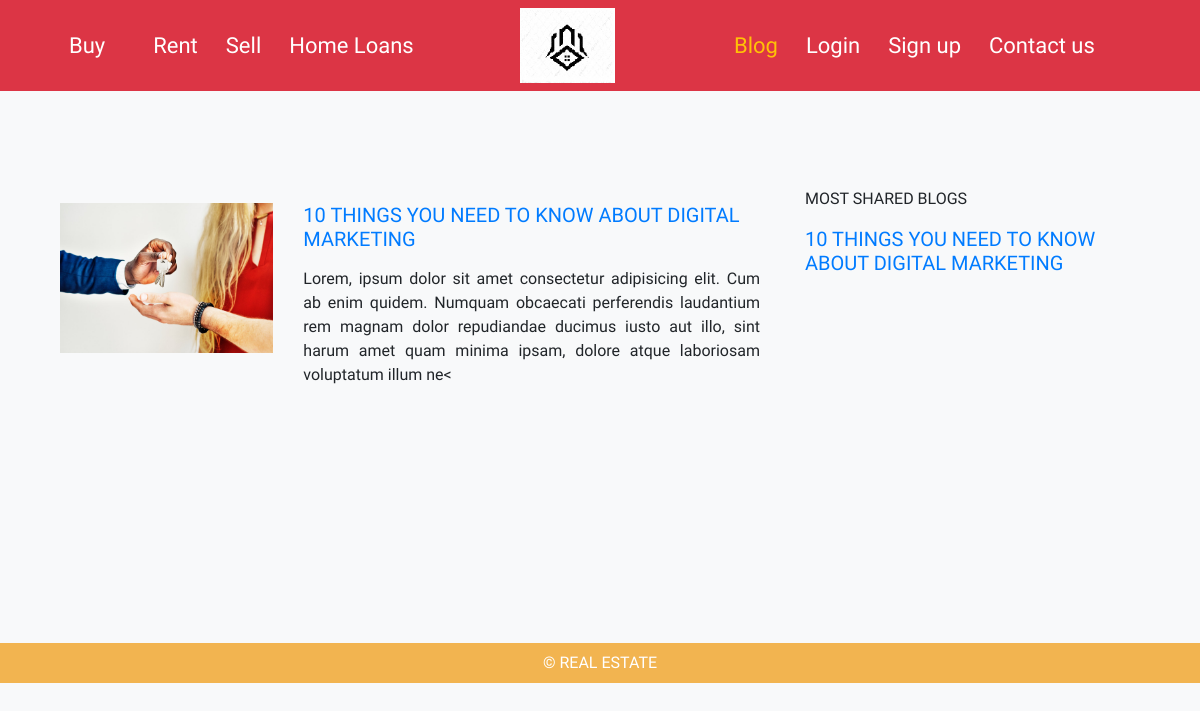
Screenshot of /blog.php with the database file from the repository.
### tables this page shows
CREATE TABLE `blog` (
  `id` int(10) NOT NULL,
  `title` text NOT NULL,
  `desc_blog` text NOT NULL,
  `image` text NOT NULL
);

### blog.php (the view, shortened to what this page needs)
<?php
    require_once ('db.php');
?>
<!DOCTYPE html>
<html lang="en">
<head>
    <link rel="stylesheet" href="css/style.css">
    <link rel="stylesheet" href="css/bootstrap.min.css">
</head>
<body class="bg-light">
    <?php
    if(!isset($_SESSION['username'])) {
    ?>
    <section class="header bg-danger" id="header">
   <div class="container ">
       <div class="row ">
            <div class="col-md-5 col-5 my-auto">
                    <ul class="list-unstyled my-auto">
                        <li ><a href="index.php" >Buy</a>
                         <li>
                        <li><a href="rent.php">Rent</a></li>
                        <li><a href="sell.php">Sell</a></li>
                        <li ><a href="loan.php">Home Loans</a></li>
                    </ul>
                </div>
                <div class="col-md-2 col-2 py-2">
                     <a href="index.php"><img src="images/logo.jpg" alt="logo" class="logo-img" ></a>
                </div>
                <div class="col-md-5 col-5  my-auto">
                        <ul class="list-unstyled my-auto">
                                <li ><a href="blog.php" id="active">Blog</a></li>
                                <li ><a href="" id="login-btn">Login</a></li>
                                <li ><a href="" id="signup-btn">Sign up</a></li>
                                <li ><a href="contact.php">Contact us</a></li>
                            </ul>
                </div>
       </div>
   </div>
</section>
<?php
}
?>
   <section class="blog py-5" id="blog">
       <div class="container">
           <div class="row">
            <?php
            $q = "SELECT * FROM blog ORDER BY id DESC";
             $query = mysqli_query($db, $q);
             $num  = mysqli_num_rows($query);
             if($num>0){
                 while($blog = mysqli_fetch_array($query))
                 {
            ?>
               <div class="col-md-8 my-5">
                   <div class="col-md-12 my-3">
                       <div class="row">
                <div class="col-md-4">
                <a href="show_blog.php?ref=<?php echo $blog['id']; ?>">
                    <img src="admin/img/<?php echo $blog['image']; ?>" alt="blog" class="img-fluid">
                    </a>
                </div>
                <div class="col-md-8" id="padding-blog">
                <a href="show_blog.php?ref=<?php echo $blog['id']; ?>">
                <h6 class="lead text-uppercase"><?php echo $blog['title']; ?></h6>
                </a>
                <p class="text-justify"><?php echo substr($blog['desc_blog'],0,250); ?><</p>
                </div>
            </div>
            </div>
               </div>
               <div class="col-md-4 my-5">
                <p class="text-left text-uppercase">most shared blogs</p>
                <div>
                <a href="show_blog.php?ref=<?php echo $blog['id']; ?>">
                <h5 class="text-uppercase"><?php echo $blog['title']; ?></h5>
                </a>
            </div>
               </div>
            <?php
                 }
                }
            ?>
           </div>
       </div>
   </section>
    <section class="footer" id="footer-blog" style="background-color: #f2b450;height: 40px;
            overflow: hidden;margin-top: 8rem !important;">
            <div class="container">
                <p class="text-center text-white text-uppercase" style="line-height: 2.5">&copy; real estate</p>
            </div>
        </section>
    </body>
    </html>

### css/style.css (style rules this page uses)
:root { --warning:#ffc107; --brightYellow:#E3B505; --darkBrown:#BB9357; --yellow:#f2b450; --brown:#382923; --black:#191919; --grey:rgb(189, 196, 191); --blue: #007bff; --indigo: #6610f2; --purple: #6f42c1; --pink: #e83e8c; --red: #dc3545; --orange: #fd7e14; --yellow: #ffc107; --green: #28a745; --teal: #20c997; --cyan: #17a2b8; --white: #fff; --gray: #6c757d; --gray-dark: #343a40; --primary: #007bff; --secondary: #6c757d; --success: #28a745; --info: #17a2b8; --warning: #ffc107; --danger: #dc3545; --light: #f8f9fa; --dark: #343a40; }
body { font-family: 'Kalam', cursive !important; margin: 0 auto;padding: 0 auto; }
#header ul li { display: inline-block !important; }
.logo-img { height: 75px; }
#header #active { color: var(--warning) !important; }
#header ul li a { text-decoration:none; color: white;font-size: 22px !important; }
#header ul li { padding-left: 1.5rem !important; }
.footer { background-color: #f2b450;height: 40px; overflow: hidden; }

### rows the page displays
blog: image (picture), title "10 THINGS YOU NEED TO KNOW ABOUT DIGITAL MARKETING", desc_blog "Lorem, ipsum dolor sit amet consectetur adipisicing elit. Cum ab enim quidem. Numquam obcaecati perferendis laudantium rem magnam dolor repudiandae ducimus iusto aut illo, sint harum amet quam minima ipsam, dolore atque laboriosam voluptatum illum ne"
